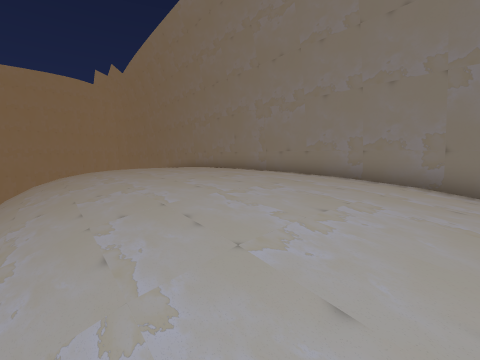
View 1 (above)

12 first-person views from a walk through a Unity game level. The camera is 1.5 m above the floor, tilts 6° down and sees 90° across. The floor is counted in squares, 1 m on a side. Each view is taken from the middle of a square. On the plan, view 1 faces up. The plan holds only what a view shows up to about 13 squares ahead; the rest is blank. The place goes on beyond the plan. Some animated figures are left out.

View 2
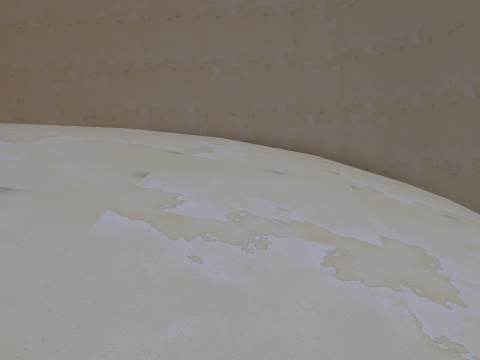

View 3
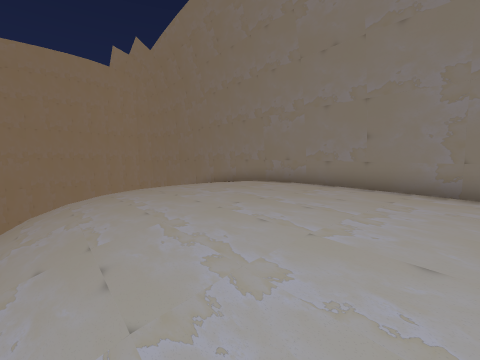

View 4
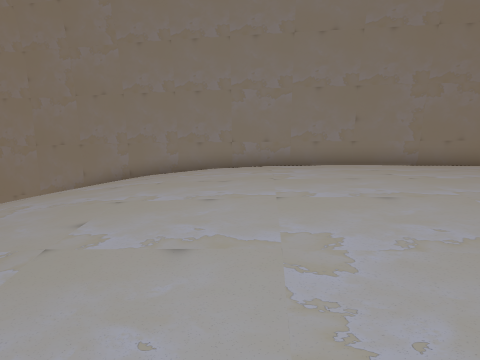

View 5
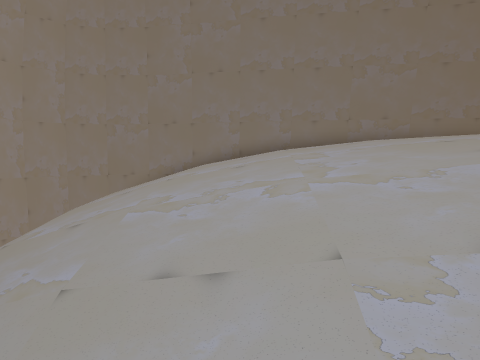

View 6
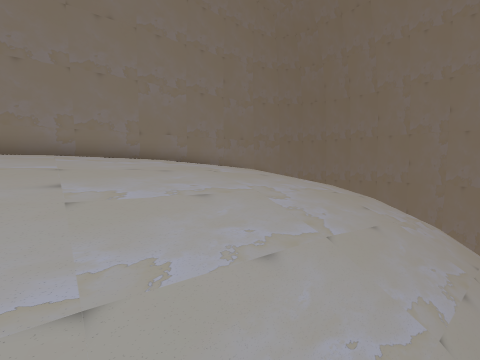

View 7
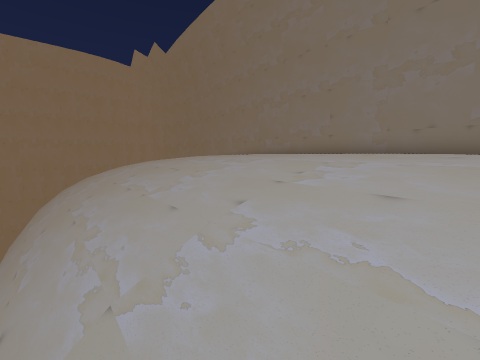

View 8
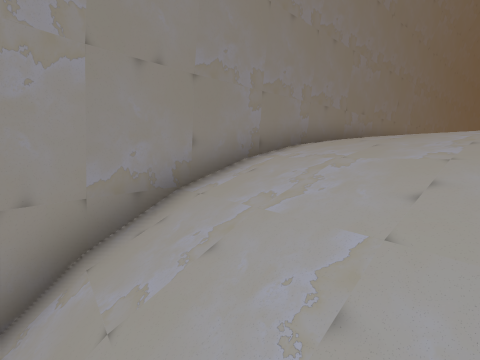

View 9
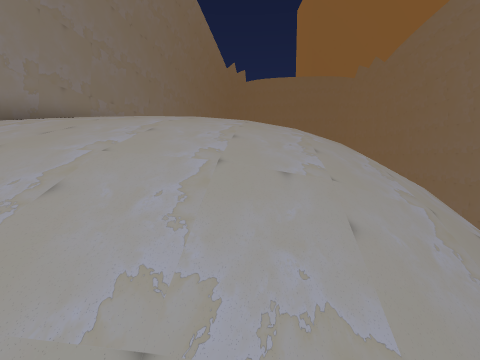

View 10
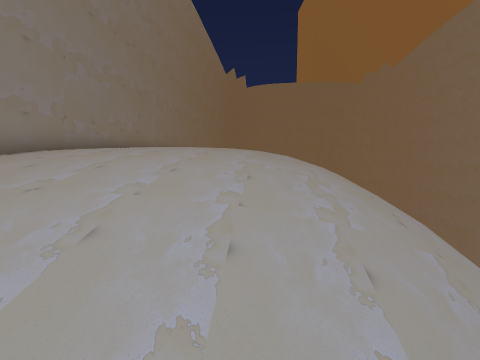

View 11
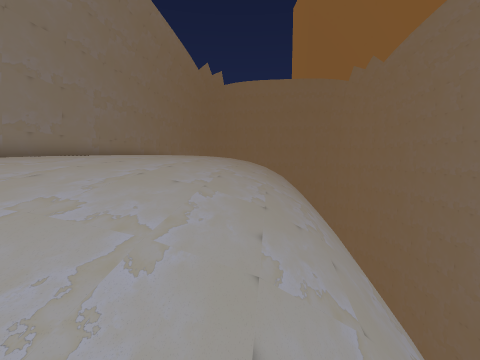

View 12
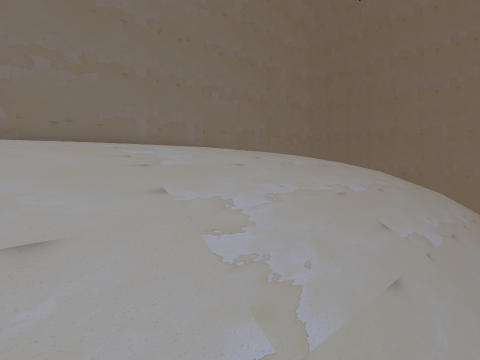

### Floor plan
Key: @ floor where view 1 was taken; # wall or solid block; . main floor; - floor 0.25 m lower than the main floor; _ floor 0.5 m lower than the main floor; < floor 0.75 m lower than the main floor; / step, stairs or slope.
Columns run from 13 left of view 1 to 8 right of it. Each row starts with its distance up from view 1.
 22   ####
 21     /##
 20    ///##
 19   /////##
 18 ///////_##
 17 //////_--##
 16 ////__---.##
 15 ///<_---...#
 14 ///<_--....##
 13  ///_-......##
 12  ////-.......##
 11   ///--.......##
 10    ///-........#
  9    ////-.......##
  8     ////-.......##
  7      ////........##
  6       ///-........#
  5        ///-.......##
  4        ////-.....- #
  3         ////--.--   #
  2          ////----   #
  1           ////___   ##
  0            //@<</   /#
 -1             /////   /#
 -2             /////   /#
 -3                     ##
 -4                    ##
 -5                   ##

Positions as (right, up) in squares from view 1, and headings:
1: (0, 0), facing up
2: (-1, -2), facing up-right
3: (-4, 5), facing up
4: (-9, 9), facing up-right
5: (-12, 12), facing up-right
6: (-4, 2), facing right
7: (-4, 2), facing up
8: (-11, 19), facing right
9: (-13, 18), facing down-right
10: (-12, 17), facing down-right
11: (-12, 14), facing down-right
12: (-6, 4), facing right
